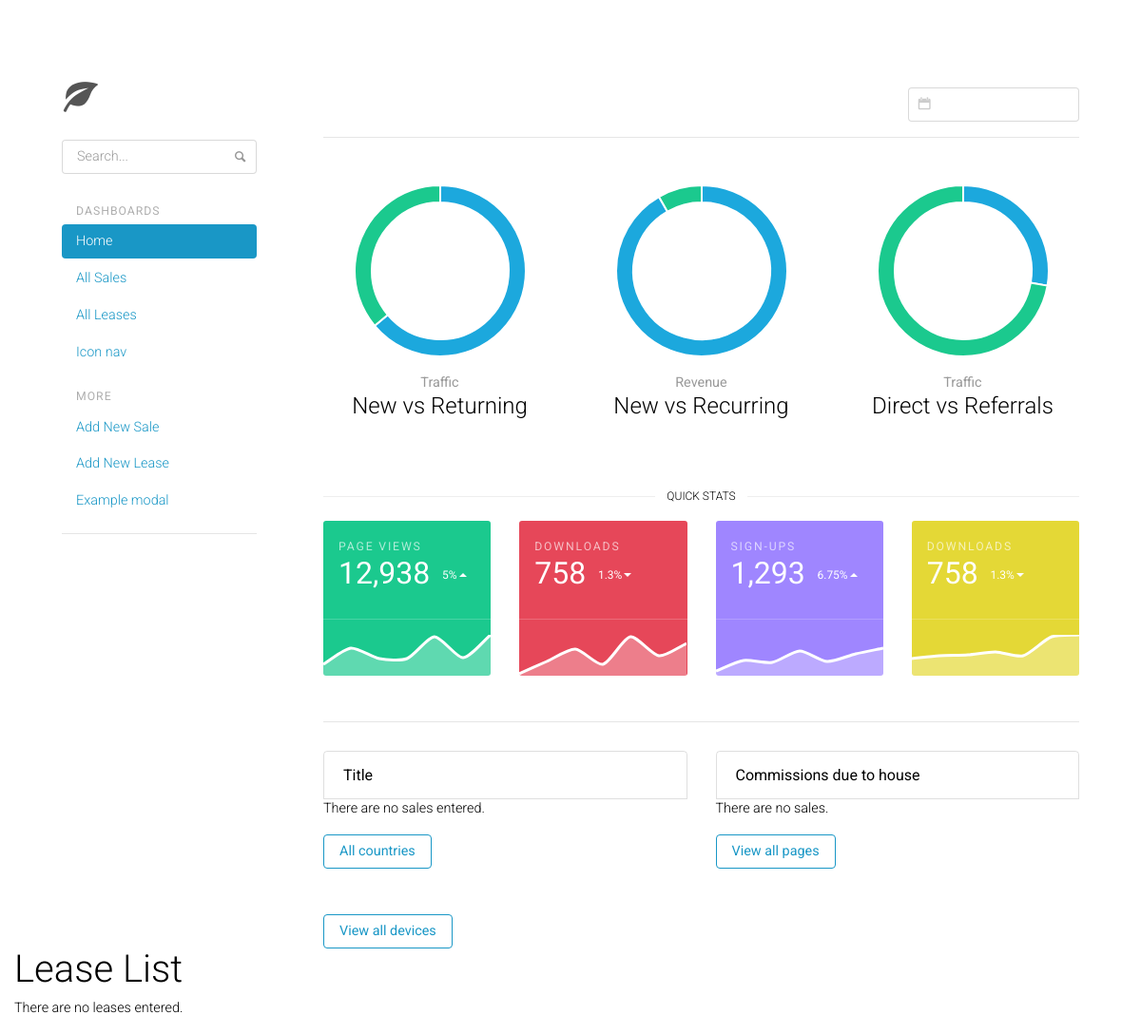
/commissions/leases/, run on an earlier commit of the app's database.
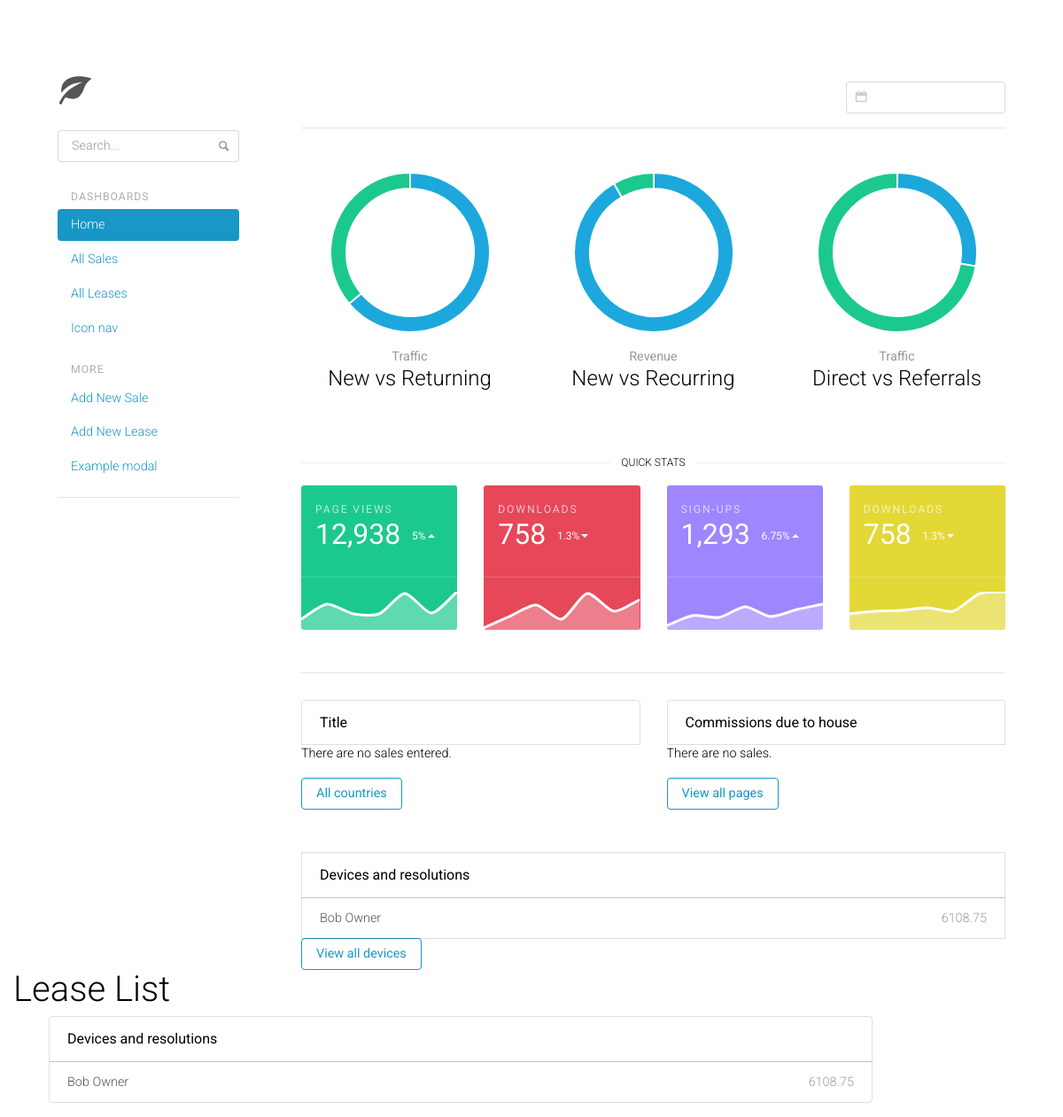
And on a later commit of the database.
### commissions/models.py (models this page shows, shortened)
class Lease(models.Model):
    tenant_name = models.CharField(max_length=80, blank=True)
    property_owner_name = models.CharField(max_length=80)
    location_name = models.CharField(max_length=120)
    signed_lease_date = models.DateField(null=True, blank=True)
    lease_term_in_months = models.IntegerField("lease term", null=True, blank=True)
    size_of_transaction = models.IntegerField(null=True, blank=True, default=0)
    rent_price = models.DecimalField(decimal_places=2, max_digits=8, default=0)
    lease_execution_date = models.DateField(null=True, blank=True)
    contingency_start_date = models.DateField(null=True, blank=True)
    contingency_end_date = models.DateField(null=True, blank=True)
    contingency_start_date = models.DateField(null=True, blank=True)
    contingency_end_date = models.DateField(null=True, blank=True)
    rent_commencement_date = models.DateField(null=True, blank=True)
    rent_rate_factor = models.DecimalField(decimal_places=4, default=1, max_digits=5)
    occupancy_date = models.DateField(null=True, blank=True)
    landlord_broker = models.CharField(max_length=80, blank=True)
    tenant_broker = models.CharField(max_length=80, blank=True)
    lease_expiration_date = models.DateField(null=True, blank=True)
    contingencies = models.TextField(max_length=1000, blank=True)
    deal_commission_rate = models.DecimalField(decimal_places=4, default=0, max_digits=5)
    house_broker = models.CharField(max_length=80, blank=True)
    house_broker_commission_rate = models.DecimalField(decimal_places=4, null=True, blank=True, max_digits=5, default=0)
    outside_broker_commission_rate = models.DecimalField(decimal_places=4, null=True, blank=True, max_digits=5, default=0)
    commission_payout_terms = models.TextField(max_length=1000, blank=True)
    send_invoice_to = models.CharField(max_length=120, blank=True)
    invoice_address = models.CharField(max_length=100, blank=True)
    invoice_city = models.CharField(max_length=30, blank=True)
    invoice_state = models.CharField(max_length=20, blank=True)
    invoice_zip = models.CharField(max_length=12, blank=True)
    invoice_phone = models.CharField(max_length=15, blank=True)
    contact_person = models.CharField(max_length=80, blank=True)
    outside_broker_contact = models.CharField(max_length=80, blank=True)
    outside_broker_contact_address = models.CharField(max_length=100, blank=True)
    outside_broker_contact_phone_number = models.CharField(max_length=15, blank=True)
    outside_broker_email_address = models.EmailField(blank=True)
    outside_broker_w9_on_file = models.BooleanField(default=False)
    notes = models.TextField(blank=True)
    date_added = models.DateTimeField(auto_now=False, auto_now_add=True)
    date_modified = models.DateTimeField("last modified", auto_now=True, auto_now_add=False)
    def get_absolute_url(self):
         return reverse('lease-detail', args=[str(self.id)])
    @property
    def get_aggregate_lease_commission(self):
        return float(self.size_of_transaction) * float(self.rent_price) * float((self.lease_term_in_months/12)) * float(self.deal_commission_rate) * float(self.rent_rate_factor)

### commissions/views.py (the view)
class LeaseListView(generic.ListView):
    model = Lease

### commissions/templates/commissions/lease_list.html
{% extends "base.html" %}
{% block content %}
    <h1>Lease List</h1>
    {% if lease_list %}
    <ul>
{% block middlecolumn %}
      {% for lease in lease_list %}
      <h6 class="list-group-header">
        Devices and resolutions
      </h6>
        <a class="list-group-item list-group-item-action" href="{{ lease.get_absolute_url }}">
          <span class="float-right text-muted">{{ lease.get_aggregate_lease_commission }}</span>
          {{ lease.property_owner_name }}
        </a>
      {% endfor %}
{% endblock middlecolumn %}
    </ul>
    {% else %}
      <p>There are no leases entered.</p>
    {% endif %}
{% endblock %}

What changed in the data, as far as the page shows it:
added Lease: get_aggregate_lease_commission "6108.75", property_owner_name "Bob Owner"
Also different on the page:
text no longer shown: "There are no leases entered."
